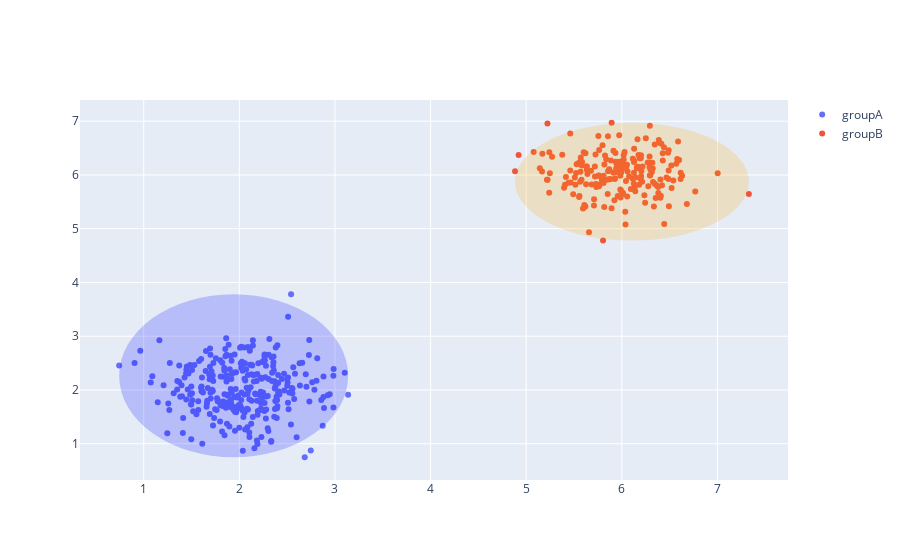

Notebook code cell kept with this figure:
### Code cell
import numpy as np

np.random.seed(1)
x0 = np.random.normal(2, 0.45, 300)
y0 = np.random.normal(2, 0.45, 300)
x1 = np.random.normal(6, 0.4, 200)
y1 = np.random.normal(6, 0.4, 200)

circle0 = go.layout.Shape(
    type="circle",  # 円を描画
    x0=min(x0),
    y0=min(y0),
    x1=max(x0),
    y1=max(y0),
    opacity=0.2,
    fillcolor="blue",
    line={"width": 0},
)
circle1 = go.layout.Shape(
    type="circle",
    x0=min(x1),
    y0=min(y1),
    x1=max(x1),
    y1=max(y1),
    opacity=0.2,
    fillcolor="orange",
    line={"width": 0},
)
circle_fig = go.Figure()
circle_fig.add_trace(go.Scatter(x=x0, y=y0, mode="markers", name="groupA"))
circle_fig.add_trace(go.Scatter(x=x1, y=y1, mode="markers", name="groupB"))
circle_fig.update_layout(shapes=[circle0, circle1])
circle_fig.show()

### Figure 1 — Plotly figure (JSON) as saved in the notebook; plotly's stock layout.template omitted (floating-point values rounded to 4 significant figures; data arrays with more than 128 entries replaced by an {"elided": "..."} marker saying what was removed)
{"data": [{"mode": "markers", "name": "groupA", "type": "scatter", "x": {"elided": "300 float values"}, "y": {"elided": "300 float values"}}, {"mode": "markers", "name": "groupB", "type": "scatter", "x": {"elided": "200 float values"}, "y": {"elided": "200 float values"}}], "layout": {"shapes": [{"fillcolor": "blue", "line": {"width": 0}, "opacity": 0.2, "type": "circle", "x0": 0.7431, "x1": 3.138, "y0": 0.7479, "y1": 3.781}, {"fillcolor": "orange", "line": {"width": 0}, "opacity": 0.2, "type": "circle", "x0": 4.884, "x1": 7.328, "y0": 4.778, "y1": 6.972}]}}
